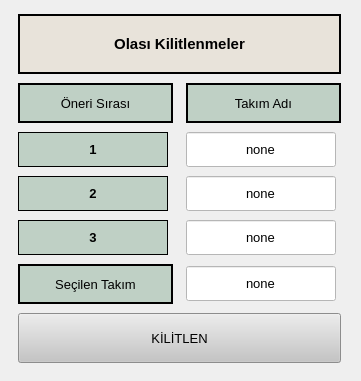
    <widget class="QWidget" name="gridLayoutWidget_6">
     <property name="geometry">
      <rect>
       <x>390</x>
       <y>10</y>
       <width>361</width>
       <height>381</height>
      </rect>
     </property>
     <layout class="QGridLayout" name="gridLayout_6">
      <item row="4" column="1">
       <widget class="QLineEdit" name="takim_adi_2">
        <property name="minimumSize">
         <size>
          <width>150</width>
          <height>35</height>
         </size>
        </property>
        <property name="maximumSize">
         <size>
          <width>150</width>
          <height>35</height>
         </size>
        </property>
        <property name="font">
         <font>
          <pointsize>10</pointsize>
          <weight>50</weight>
          <bold>false</bold>
         </font>
        </property>
        <property name="styleSheet">
         <string notr="true">background-color: rgb(228, 255, 253);
background-color: rgb(255, 255, 255);</string>
        </property>
        <property name="text">
         <string>none</string>
        </property>
        <property name="alignment">
         <set>Qt::AlignCenter</set>
        </property>
       </widget>
      </item>
      <item row="3" column="1">
       <widget class="QLineEdit" name="takim_adi_1">
        <property name="minimumSize">
         <size>
          <width>150</width>
          <height>35</height>
         </size>
        </property>
        <property name="maximumSize">
         <size>
          <width>150</width>
          <height>35</height>
         </size>
        </property>
        <property name="font">
         <font>
          <pointsize>10</pointsize>
         </font>
        </property>
        <property name="styleSheet">
         <string notr="true">background-color: rgb(255, 255, 255);</string>
        </property>
        <property name="text">
         <string>none</string>
        </property>
        <property name="alignment">
         <set>Qt::AlignCenter</set>
        </property>
       </widget>
      </item>
      <item row="4" column="0">
       <widget class="QLabel" name="label_20">
        <property name="minimumSize">
         <size>
          <width>150</width>
          <height>35</height>
         </size>
        </property>
        <property name="maximumSize">
         <size>
          <width>150</width>
          <height>35</height>
         </size>
        </property>
        <property name="font">
         <font>
          <pointsize>10</pointsize>
          <weight>75</weight>
          <bold>true</bold>
         </font>
        </property>
        <property name="styleSheet">
         <string notr="true">background-color: rgb(191, 208, 197);</string>
        </property>
        <property name="frameShape">
         <enum>QFrame::Box</enum>
        </property>
        <property name="text">
         <string>2</string>
        </property>
        <property name="alignment">
         <set>Qt::AlignCenter</set>
        </property>
       </widget>
      </item>
      <item row="1" column="0" colspan="2">
       <widget class="QLabel" name="label_16">
        <property name="minimumSize">
         <size>
          <width>300</width>
          <height>60</height>
         </size>
        </property>
        <property name="maximumSize">
         <size>
          <width>500</width>
          <height>60</height>
         </size>
        </property>
        <property name="font">
         <font>
          <pointsize>11</pointsize>
          <weight>75</weight>
          <bold>true</bold>
         </font>
        </property>
        <property name="styleSheet">
         <string notr="true">background-color: rgb(230, 226, 255);
background-color: rgb(232, 227, 218);</string>
        </property>
        <property name="frameShape">
         <enum>QFrame::WinPanel</enum>
        </property>
        <property name="text">
         <string>Olası Kilitlenmeler</string>
        </property>
        <property name="alignment">
         <set>Qt::AlignCenter</set>
        </property>
       </widget>
      </item>
      <item row="5" column="0">
       <widget class="QLabel" name="label_21">
        <property name="minimumSize">
         <size>
          <width>150</width>
          <height>35</height>
         </size>
        </property>
        <property name="maximumSize">
         <size>
          <width>150</width>
          <height>35</height>
         </size>
        </property>
        <property name="font">
         <font>
          <pointsize>10</pointsize>
          <weight>75</weight>
          <bold>true</bold>
         </font>
        </property>
        <property name="styleSheet">
         <string notr="true">background-color: rgb(191, 208, 197);</string>
        </property>
        <property name="frameShape">
         <enum>QFrame::Box</enum>
        </property>
        <property name="text">
         <string>3</string>
        </property>
        <property name="alignment">
         <set>Qt::AlignCenter</set>
        </property>
       </widget>
      </item>
      <item row="3" column="0">
       <widget class="QLabel" name="label_19">
        <property name="minimumSize">
         <size>
          <width>150</width>
          <height>35</height>
         </size>
        </property>
        <property name="maximumSize">
         <size>
          <width>150</width>
          <height>35</height>
         </size>
        </property>
        <property name="font">
         <font>
          <pointsize>10</pointsize>
          <weight>75</weight>
          <bold>true</bold>
         </font>
        </property>
        <property name="styleSheet">
         <string notr="true">background-color: rgb(191, 208, 197);</string>
        </property>
        <property name="frameShape">
         <enum>QFrame::Box</enum>
        </property>
        <property name="text">
         <string>1</string>
        </property>
        <property name="alignment">
         <set>Qt::AlignCenter</set>
        </property>
       </widget>
      </item>
      <item row="5" column="1">
       <widget class="QLineEdit" name="takim_adi_4">
        <property name="minimumSize">
         <size>
          <width>150</width>
          <height>35</height>
         </size>
        </property>
        <property name="maximumSize">
         <size>
          <width>150</width>
          <height>35</height>
         </size>
        </property>
        <property name="font">
         <font>
          <pointsize>10</pointsize>
         </font>
        </property>
        <property name="styleSheet">
         <string notr="true">background-color: rgb(228, 255, 253);
background-color: rgb(255, 255, 255);</string>
        </property>
        <property name="text">
         <string>none</string>
        </property>
        <property name="alignment">
         <set>Qt::AlignCenter</set>
        </property>
       </widget>
      </item>
      <item row="6" column="1">
       <widget class="QLineEdit" name="takim_adi">
        <property name="minimumSize">
         <size>
          <width>150</width>
          <height>35</height>
         </size>
        </property>
        <property name="maximumSize">
         <size>
          <width>150</width>
          <height>35</height>
         </size>
        </property>
        <property name="font">
         <font>
          <pointsize>10</pointsize>
         </font>
        </property>
        <property name="styleSheet">
         <string notr="true">background-color: rgb(228, 255, 253);
background-color: rgb(255, 255, 255);</string>
        </property>
        <property name="text">
         <string>none</string>
        </property>
        <property name="alignment">
         <set>Qt::AlignCenter</set>
        </property>
       </widget>
      </item>
      <item row="2" column="0">
       <widget class="QLabel" name="label_18">
        <property name="minimumSize">
         <size>
          <width>155</width>
          <height>40</height>
         </size>
        </property>
        <property name="maximumSize">
         <size>
          <width>155</width>
          <height>40</height>
         </size>
        </property>
        <property name="font">
         <font>
          <pointsize>10</pointsize>
         </font>
        </property>
        <property name="styleSheet">
         <string notr="true">background-color: rgb(172, 188, 187);
background-color: rgb(191, 208, 197);</string>
        </property>
        <property name="frameShape">
         <enum>QFrame::WinPanel</enum>
        </property>
        <property name="text">
         <string>Öneri Sırası</string>
        </property>
        <property name="alignment">
         <set>Qt::AlignCenter</set>
        </property>
       </widget>
      </item>
      <item row="7" column="0" colspan="2">
       <widget class="QPushButton" name="kilitlen_butonu">
        <property name="minimumSize">
         <size>
          <width>300</width>
          <height>50</height>
         </size>
        </property>
        <property name="maximumSize">
         <size>
          <width>500</width>
          <height>50</height>
         </size>
        </property>
        <property name="font">
         <font>
          <pointsize>10</pointsize>
         </font>
        </property>
        <property name="styleSheet">
         <string notr="true">background-color: rgb(197, 197, 197);
color: rgb(0, 0, 0);</string>
        </property>
        <property name="text">
         <string>KİLİTLEN</string>
        </property>
       </widget>
      </item>
      <item row="6" column="0">
       <widget class="QLabel" name="label_22">
        <property name="minimumSize">
         <size>
          <width>155</width>
          <height>40</height>
         </size>
        </property>
        <property name="maximumSize">
         <size>
          <width>155</width>
          <height>40</height>
         </size>
        </property>
        <property name="font">
         <font>
          <pointsize>10</pointsize>
         </font>
        </property>
        <property name="styleSheet">
         <string notr="true">background-color: rgb(191, 208, 197);</string>
        </property>
        <property name="frameShape">
         <enum>QFrame::WinPanel</enum>
        </property>
        <property name="text">
         <string>Seçilen Takım</string>
        </property>
        <property name="alignment">
         <set>Qt::AlignCenter</set>
        </property>
       </widget>
      </item>
      <item row="2" column="1">
       <widget class="QLabel" name="label_17">
        <property name="minimumSize">
         <size>
          <width>155</width>
          <height>40</height>
         </size>
        </property>
        <property name="maximumSize">
         <size>
          <width>155</width>
          <height>40</height>
         </size>
        </property>
        <property name="font">
         <font>
          <pointsize>10</pointsize>
         </font>
        </property>
        <property name="styleSheet">
         <string notr="true">background-color: rgb(191, 208, 197);</string>
        </property>
        <property name="frameShape">
         <enum>QFrame::WinPanel</enum>
        </property>
        <property name="text">
         <string>Takım Adı</string>
        </property>
        <property name="alignment">
         <set>Qt::AlignCenter</set>
        </property>
       </widget>
      </item>
     </layout>
    </widget>
